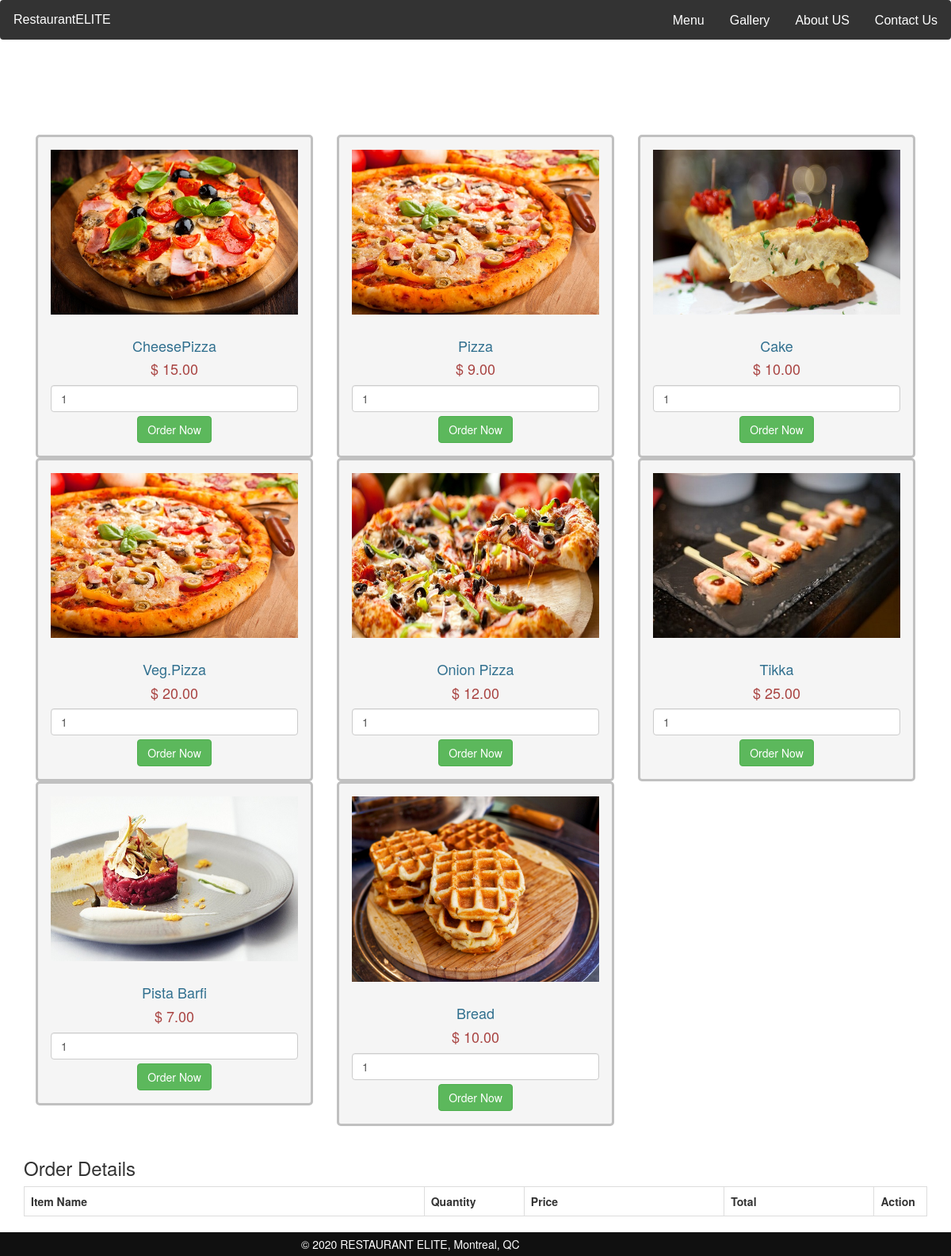
The page /final/order.php on the database its author committed.
### tables this page shows
CREATE TABLE `tbl_product` (
  `id` int(11) NOT NULL,
  `name` varchar(255) NOT NULL,
  `image` varchar(255) NOT NULL,
  `price` double(10,2) NOT NULL
);

### final/order.php (the view, shortened to what this page needs)
<?php
$connect = mysqli_connect("localhost", "root", "", "cart");
?>
<!DOCTYPE html>
<html>
    <link rel="stylesheet" href="https://maxcdn.bootstrapcdn.com/bootstrap/3.3.6/css/bootstrap.min.css" />
    <link rel="stylesheet" href="CSS/menu.css">
    <body>
        <?php include ('header1.php');?>
        <div class="container">
            <br />
            <br />
            <br />
            <br /><br />
            <?php
            $query = "SELECT * FROM tbl_product ORDER BY id ASC";
            $result = mysqli_query($connect, $query);
            if (mysqli_num_rows($result) > 0) {
                while ($row = mysqli_fetch_array($result)) {
                    ?>
                    <div class="col-md-4">
                        <form method="post" action="order.php?action=add&id=<?php echo $row["id"]; ?>">
                            <div style="border:3px solid silver; background-color:whitesmoke; border-radius:5px; padding:16px;" align="center">
                                <img src="images/<?php echo $row["image"]; ?>" class="img-responsive" /><br />
                                <h4 class="text-info"><?php echo $row["name"]; ?></h4>
                                <h4 class="text-danger">$ <?php echo $row["price"]; ?></h4>
                                <input type="text" name="quantity" value="1" class="form-control" />
                                <input type="submit" name="add_to_cart" style="margin-top:5px;" class="btn btn-success" value="Order Now" />
                            </div>
                        </form>
                    </div>
                    <?php
                }
            }
            ?>
            <br />
            <h3>Order Details</h3>
            <div class="table-responsive">
                <table class="table table-bordered">
                    <tr>
                        <th width="40%">Item Name</th>
                        <th width="10%">Quantity</th>
                        <th width="20%">Price</th>
                        <th width="15%">Total</th>
                        <th width="5%">Action</th>
                    </tr>
                </table>
            </div>
        </div>
        <?php include ('footer.php');?>
    </body>
</html>

### final/CSS/menu.css (style rules this page uses)
* { margin:0; padding:0; list-style: none; text-decoration: none; }

### final/header1.php (style rules this page uses)
* { margin:0; padding:0; list-style: none; text-decoration: none; }

### rows shown on the page
tbl_product: image (picture), name "CheesePizza", price "15.00"
tbl_product: image (picture), name "Pizza", price "9.00"
tbl_product: image (picture), name "Cake", price "10.00"
tbl_product: image (picture), name "Veg.Pizza", price "20.00"
tbl_product: image (picture), name "Onion Pizza", price "12.00"
tbl_product: image (picture), name "Tikka", price "25.00"
tbl_product: image (picture), name "Pista Barfi", price "7.00"
tbl_product: image (picture), name "Bread", price "10.00"
